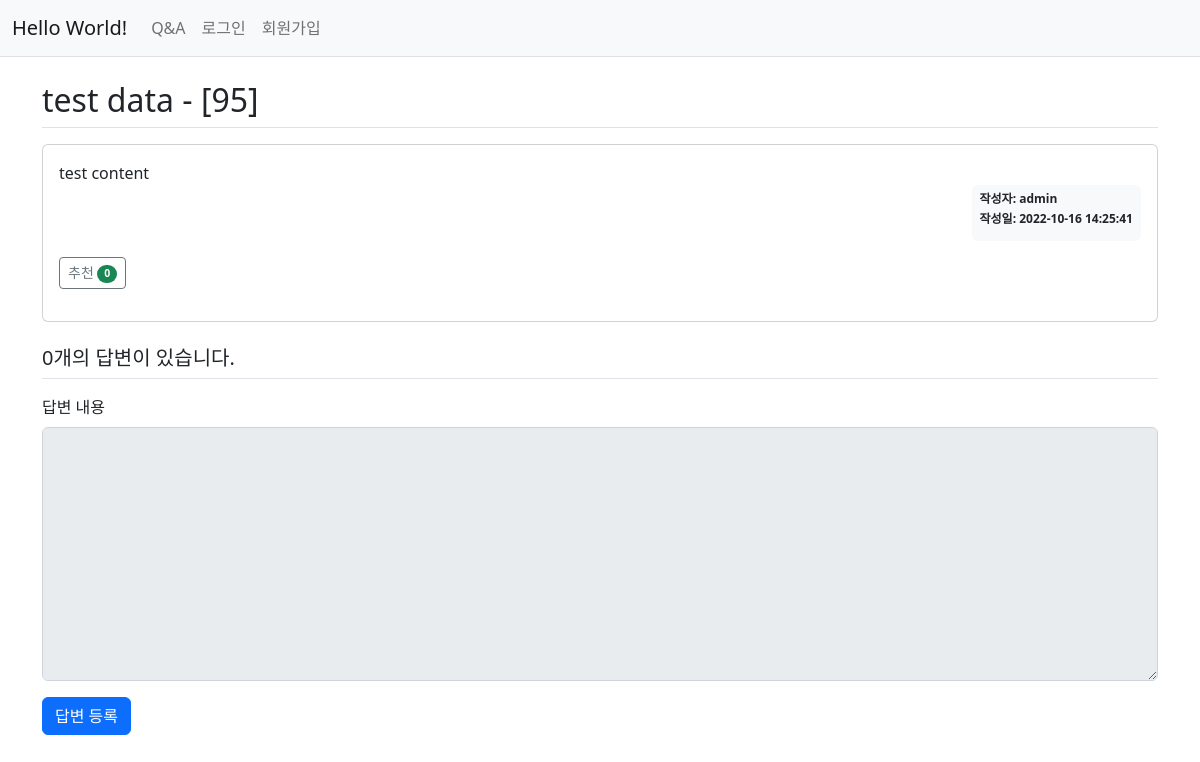
The app's page /board_qna/450/, older data.
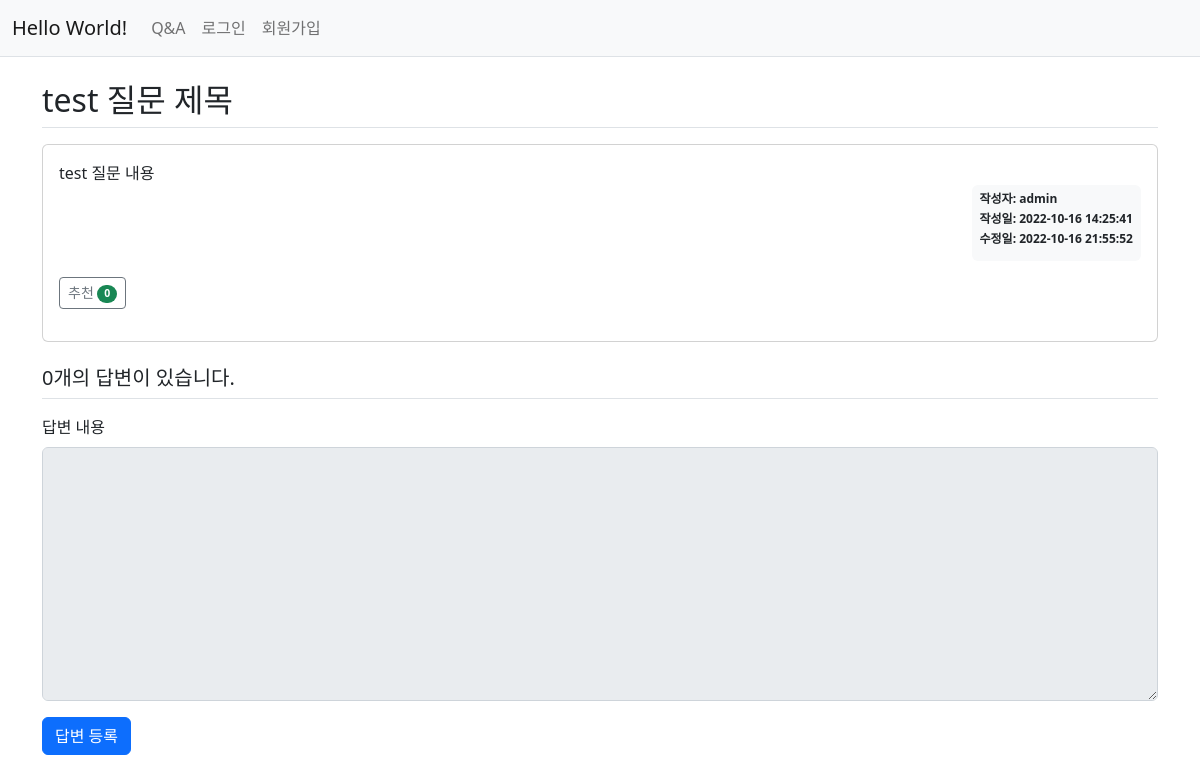
The same page, newer data.
### board_qna/models.py (models this page shows, shortened)
class Question(models.Model):
    user = models.ForeignKey(User, on_delete=models.SET_NULL, null=True, related_name='question_user')
    subject = models.CharField(max_length=200)
    content = models.TextField()
    date_create = models.DateTimeField()
    date_modify = models.DateTimeField(null=True, blank=True)  # null is for DB, blank is for validation
    voter = models.ManyToManyField(User, related_name='question_voter')

### board_qna/views/base.py (the view)
# urls.py: path('<int:question_id>/', base.detail, name='detail'),  # url for listing board_qna
def detail(request, question_id):
    question = get_object_or_404(Question, pk=question_id)  # returns 404 instead of 500 when requested not existing question_id
    context = {'question': question}
    return render(request, 'board_qna/question_detail.html', context)

### templates/board_qna/question_detail.html (shortened to what this page needs)
{% extends 'base.html' %}
{% block content %}
  <div class="container my-3">
    <h2 class="border-bottom py-2">{{ question.subject }}</h2>
    <div class="card my-3">
      <div class="card-body">
        <div class="card-text" style="white-space: pre-line;">{{ question.content }}</div>
        <div class="d-flex justify-content-end">
          <div class="badge bg-light text-dark p-2 text-start">
            <div class="mb-2">작성자: {{ question.user.username }}</div>
            <div class="mb-2">작성일: {{ question.date_create|date:'Y-m-d H:i:s' }}</div>
            {% if question.date_modify %}
              <div class="mb-2">수정일: {{ question.date_modify|date:'Y-m-d H:i:s' }}</div>
            {% endif %}
          </div>
        </div>
        <div class="my-3">
          <button
            class="recommend btn btn-sm btn-outline-secondary"
            data-uri="{% url 'board_qna:question_vote' question.id %}">추천
            <span class="badge rounded-pill bg-success">{{ question.voter.count }}</span>
          </button>
        </div>
      </div>
    </div>
    <h5 class="border-bottom my-3 py-2">{{ question.question_answers.count }}개의 답변이 있습니다.</h5>
    <form action="{% url 'board_qna:answer_create' question.id %}" method="POST" class="my-3">
      <div class="mb-3">
        <label for="content" class="form-label">답변 내용</label>
        <textarea
          {% if not user.is_authenticated %} disabled {% endif %}
          name="content"
          id="content"
          class="form-control"
          rows="10"></textarea>
      </div>
      <input type="submit" value="답변 등록" class="btn btn-primary">
    </form>
  </div>
{% endblock %}
{% block script %}
  {% load static %}
{% endblock %}

Row changes from the older to the newer data that the page shows:
changed Question "admin": subject "test data - [95]" → "test 질문 제목"; content "test content" → "test 질문 내용"; date_modify (not shown) → "2022-10-16 21:55:52"
Text that changed along with them:
text now shown: "수정일:"
